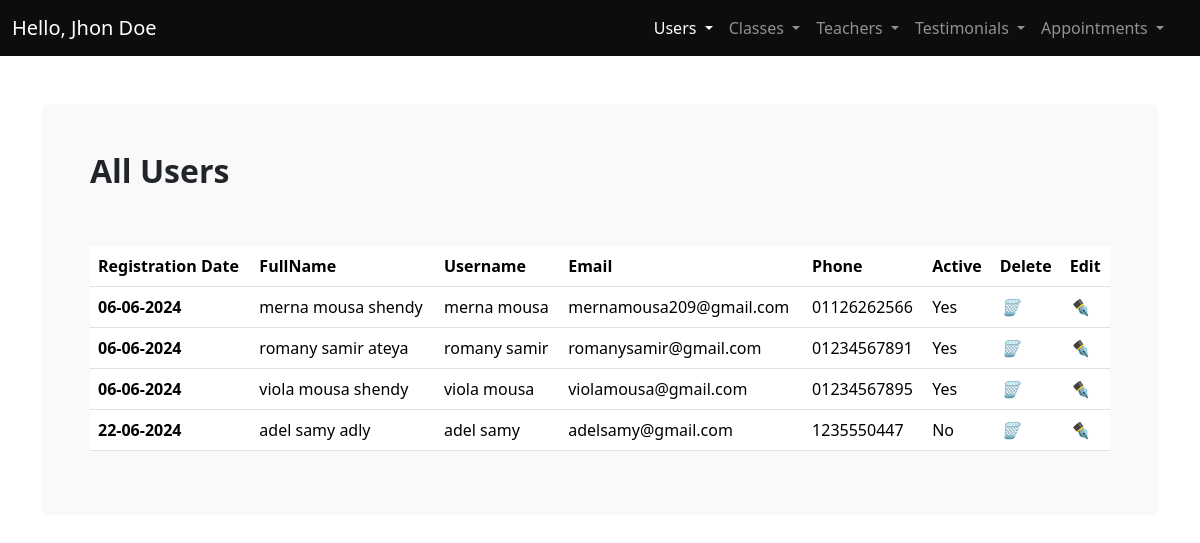
The page /admin/users.php (signed in) on the database its author committed.
### tables this page shows
CREATE TABLE `users` (
  `id` int(11) NOT NULL,
  `regDate` timestamp NOT NULL DEFAULT current_timestamp(),
  `fullName` varchar(70) NOT NULL,
  `name` varchar(50) NOT NULL,
  `email` varchar(100) NOT NULL,
  `pwd` varchar(100) NOT NULL,
  `phone` varchar(20) NOT NULL,
  `active` tinyint(4) NOT NULL
);

### admin/users.php (the view, shortened to what this page needs)
<?php
require_once "includes/conn.php";
      $sql = " SELECT * FROM `users`";
      $stmt = $conn->prepare($sql);
      $stmt->execute();
      $users = $stmt->fetchAll();
?>
<!DOCTYPE html>
<html lang="en">
  <head>
    <link rel="stylesheet" href="css/main.min.css" />
    <link rel="stylesheet" href="css/styles.css" />
  </head>
  <body>
    <main>
    <?php
      require_once "includes/nav.php";
    ?>
      <div class="container my-5">
        <div class="bg-light p-5 rounded">
          <h2 class="fw-bold fs-2 mb-5 pb-2">All Users</h2>
          <div class="table-responsive">
          <table class="table table-hover">
            <thead>
              <tr>
                <th scope="col">Registration Date</th>
                <th scope="col">FullName</th>
                <th scope="col">Username</th>
                <th scope="col">Email</th>
                <th scope="col">Phone</th>
                <th scope="col">Active</th>
                <th scope="col">Delete</th>
                <th scope="col">Edit</th>
              </tr>
            </thead>
            <tbody>
            <?php  foreach($users as $user){ ?>
              <tr>
                <th scope="row"><?php echo date("d-m-Y", strtotime($user['regDate'])) ?></th>
                <td><?php echo $user['fullName']; ?></td>
                <td><?php echo $user['name']; ?></td>
                <td><?php echo $user['email']; ?></td>
                <td><?php echo $user['phone']; ?></td>
                <td><?php if($user['active']===1){
                  echo 'Yes';
                }else{echo 'No';}; ?></td>
                <td><a href="includes/delete.php?id=<?php echo $user['id']; ?>" onclick="return confirm('Are you sure you want to delete?')" class="text-decoration-none"><i>🗑️</i></a></td>
                <td><a href="edit_user.php?id=<?php echo $user['id']; ?>" class="text-decoration-none"><i>✒️</i></a></td>
              </tr>
            <?php } ?>
            </tbody>
          </table>
        </div>
        </div>
      </div>
    </main>
  </body>
</html>

### rows shown on the page
users: regDate "06-06-2024", fullName "merna mousa shendy", name "merna mousa", email "mernamousa209@gmail.com", phone "01126262566", active "Yes"
users: regDate "06-06-2024", fullName "romany samir ateya", name "romany samir", email "romanysamir@gmail.com", phone "01234567891", active "Yes"
users: regDate "06-06-2024", fullName "viola mousa shendy", name "viola mousa", email "violamousa@gmail.com", phone "01234567895", active "Yes"
users: regDate "22-06-2024", fullName "adel samy adly", name "adel samy", email "adelsamy@gmail.com", phone "1235550447", active "No"
